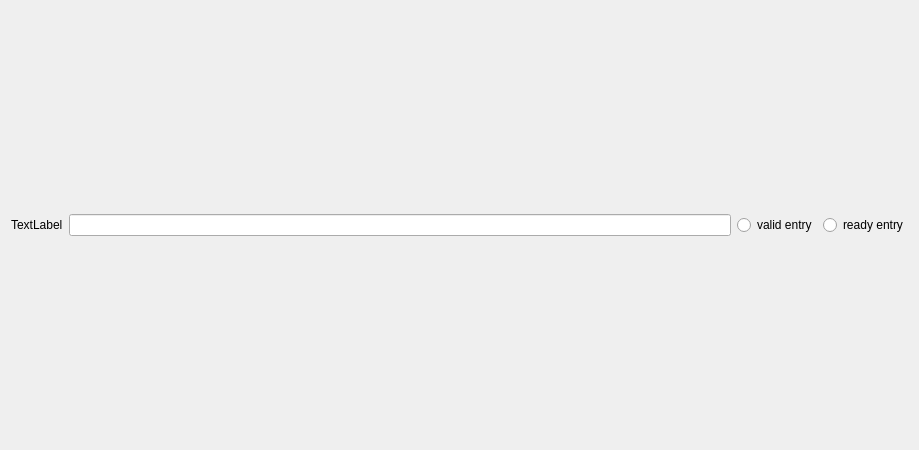
<?xml version="1.0" encoding="UTF-8"?>
<ui version="4.0">
 <class>Form</class>
 <widget class="QWidget" name="Form">
  <property name="geometry">
   <rect>
    <x>0</x>
    <y>0</y>
    <width>919</width>
    <height>450</height>
   </rect>
  </property>
  <property name="windowTitle">
   <string>Form</string>
  </property>
  <layout class="QHBoxLayout" name="horizontalLayout">
   <item>
    <widget class="QLabel" name="label">
     <property name="text">
      <string>TextLabel</string>
     </property>
    </widget>
   </item>
   <item>
    <widget class="QLineEdit" name="lineEdit"/>
   </item>
   <item>
    <widget class="QRadioButton" name="validentry_checkbox">
     <property name="text">
      <string>valid entry</string>
     </property>
     <property name="checkable">
      <bool>true</bool>
     </property>
     <property name="autoExclusive">
      <bool>false</bool>
     </property>
    </widget>
   </item>
   <item>
    <widget class="QRadioButton" name="readyentry_checkbox">
     <property name="text">
      <string>ready entry</string>
     </property>
     <property name="checkable">
      <bool>true</bool>
     </property>
     <property name="autoExclusive">
      <bool>false</bool>
     </property>
    </widget>
   </item>
   <!--
   <item>
    <widget class="QPushButton" name="browseButton">
     <property name="text">
      <string>Browse</string>
     </property>
    </widget>
   </item>
   <item>
    <widget class="QPushButton" name="pymcaviewButton">
     <property name="text">
      <string>pymca view</string>
     </property>
    </widget>
   </item>
   -->
  </layout>
 </widget>
 <resources/>
 <connections/>
</ui>
